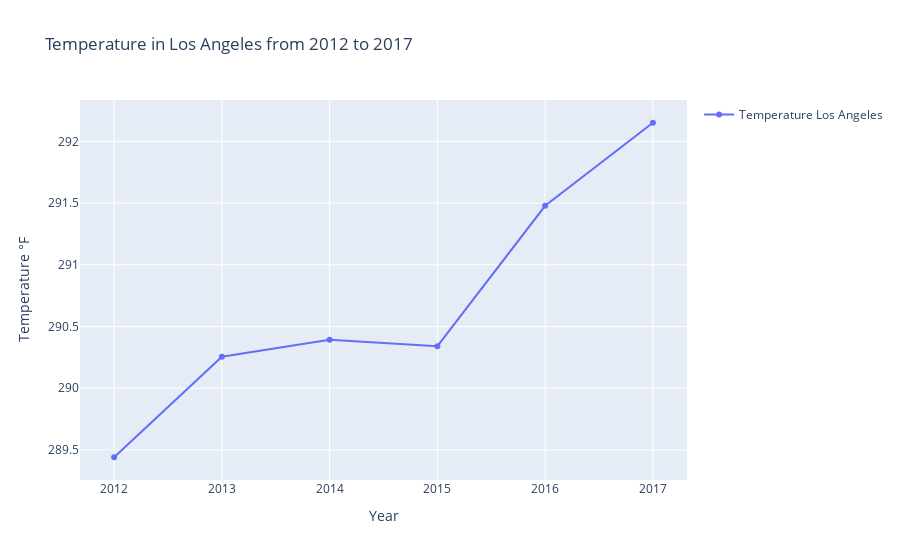

Notebook cell for this chart:
### Markdown cell above
#### Graphic where show the average temperature from 2012 to 2017

### Code cell
#Get the rsult of the function linear_graphic
fig = linear_graphic(dataframes['temperature_WH'],'Los Angeles')
fig.update_layout(
    title="Temperature in Los Angeles from 2012 to 2017",
    xaxis_title="Year",
    yaxis_title="Temperature °F",
    showlegend=True
)
fig.show()

### Figure 1 — Plotly figure (JSON) as saved in the notebook; plotly's stock layout.template omitted (floating-point values rounded to 4 significant figures)
{"data": [{"mode": "lines+markers", "name": "Temperature Los Angeles", "type": "scatter", "x": [2012, 2013, 2014, 2015, 2016, 2017], "y": [289.4, 290.3, 290.4, 290.3, 291.5, 292.2]}], "layout": {"showlegend": true, "title": {"text": "Temperature in Los Angeles from 2012 to 2017"}, "xaxis": {"title": {"text": "Year"}}, "yaxis": {"title": {"text": "Temperature °F"}}}}
